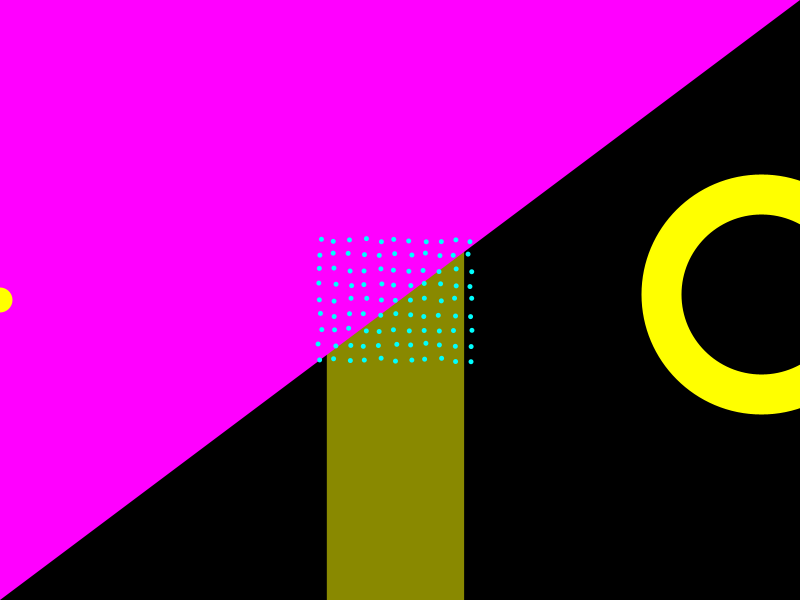
Frame 1 (no input)
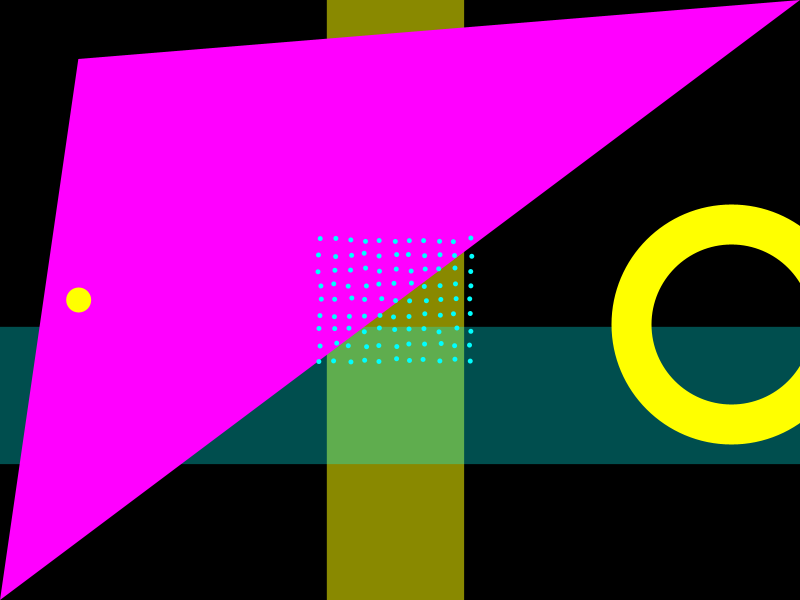
Frame 60 (the mouse pressed at the canvas centre just before this capture)
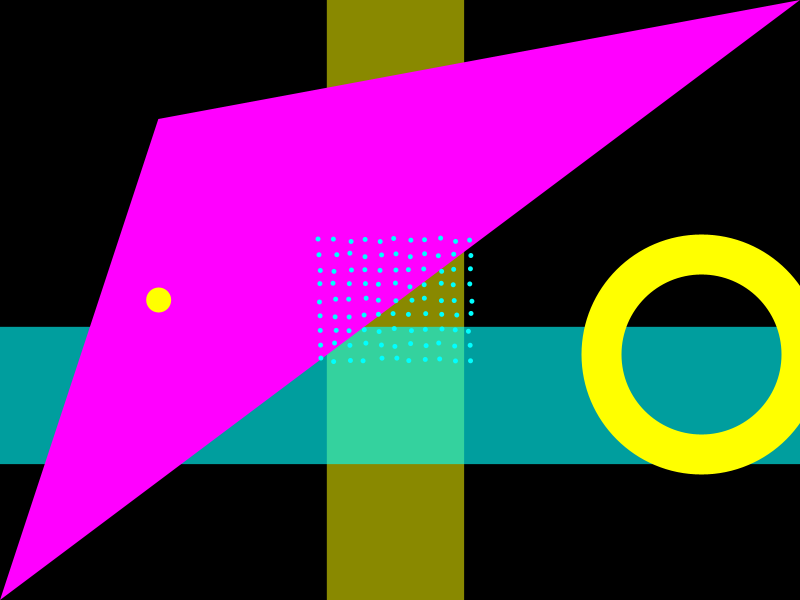
Frame 120 (the mouse held since frame 60 and released just before this capture)

The Processing sketch that drew these frames (run headless with seeded random() and noise(); from frame 60 on, the mouse is pressed at the canvas centre):

// Processing sketch: s04meta
// ── s04meta.pde
/* 
 UDD - EXPRESION DIGITAL II
 S03
 Muestra del objetivo a alcanzar en esta clase
 scope
 int float
 void setup
 void draw
 ++ —- += -=
 for loop
 if
 println
 comments
 
 Este scketch mostrará como con if en una ellipse que se mueve de 0 a width
 cambia colores y posiciones de los otros objetos que se están moviendo
 */

float x1, x2, x3, y1, y2, y3;  //posicion
color c1, c2, c3; //colores de base

void setup() {
  size(800, 600);
  smooth();

  c1 = color(255, 0, 255); //magenta
  c2 = color(255, 255, 0); //amarillo 
  c3 = color(0, 255, 255); //cyan

  x1 = 0;
  y1 = 0;
  x2 = random(10, 500);
  y2 = random(10, 500);
  x3 = random(width);
  y3 = random(-10, 10);
}

void draw() {
  background(0);
  noStroke();

  //si x1 llega al valor de width, vuelve x1, y1 a 0 y crea nuevas posiciones para x2,y2
  if (x1 >= width) { 
    x1 = 0;
    y1 = random(height);
    y2 = random(10, 500);
    x2 = random(10, 500);
    x3 = random(width);
  }
  //rectangulo alto máximo con ancho entre 10, 500 y alpha y2
  fill(c2, y2);
  rect(x2, 0, y2, height);

  //rectangulo ancho máximo con ancho entre 10, 500 y alpha x1
  fill(c3, x1);
  rect(0, x2, width, y2);

  //triangulo con funcion map para que el 0,0 avance hasta el 800, 600
  //y que cambie de color de fonde cuando pase la mitad
  if (x1 > width/2) {
    fill(c3);
    triangle(x1, y1, 0, height, width, 0);
    x1 = map(y1, 0, height, 0, width); //y es de 0 a 600, sus valores se escalan de 0 a 800 que es x
  } else {
    fill(c1);
    triangle(x1, y1, 0, height, width, 0);
    x1 = map(y1, 0, height, 0, width); //y es de 0 a 600, sus valores se escalan de 0 a 800 que es x
  }

  //ellipses que parten en random x y height/2 + random(-10, 10) y ascienden o descienden dependiendo del height/2
  if (x1 < width/2) {
    noFill();
    stroke(c2);
    strokeWeight(40);
    ellipse(x3, height/2 + y3, 200, 200);
    x3 -= 0.5;
    y3 += 0.5;
  }
  if (x1 > width/2) {
    noFill();
    stroke(c1);
    strokeWeight(40);
    ellipse(x3, height/2 + y3, 200, 200);
    x3 += 0.5;
    y3 -= 0.5;
  }

  //ellipse de izq a der cuando llega al final aparece en x = 0;
  noStroke();
  fill(c2);
  ellipse(x1, height/2, 25, 25);

  for (float i = width * 0.4; i <= width * 0.6; i+= 15) {
    for (float j = height * 0.4; j <= height * 0.6; j+= 15) {
      fill(c3);
      ellipse(i + random(-2, 2), j + random(-2, 2), 5, 5);
    }
  }

  //avanza 1 x,y en cada ciclo del loop
  x1++;
  y1++;
}
